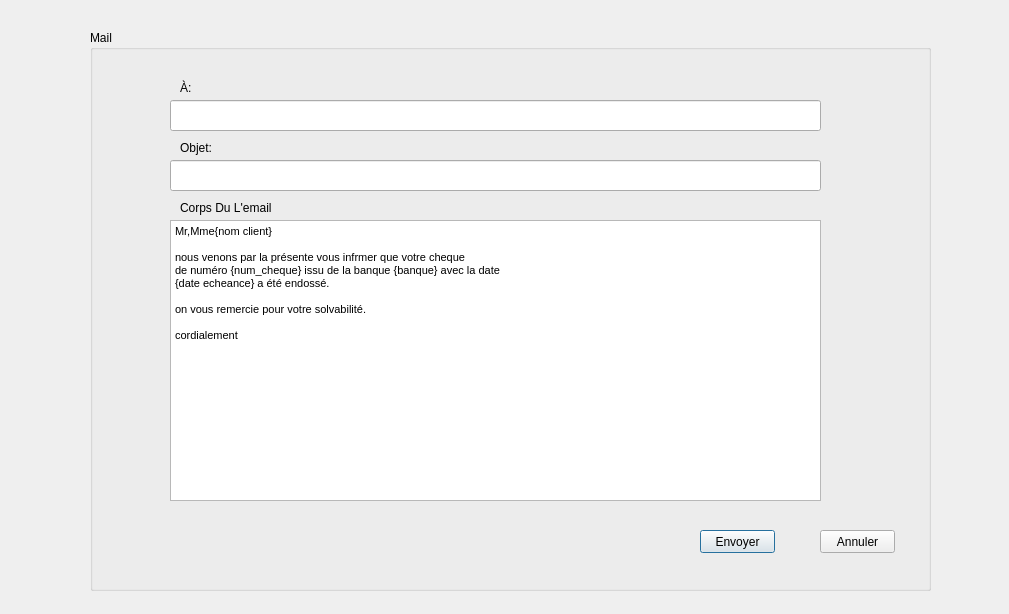
<?xml version="1.0" encoding="UTF-8"?>
<ui version="4.0">
 <class>mail</class>
 <widget class="QDialog" name="mail">
  <property name="geometry">
   <rect>
    <x>0</x>
    <y>0</y>
    <width>1009</width>
    <height>614</height>
   </rect>
  </property>
  <property name="windowTitle">
   <string>Dialog</string>
  </property>
  <widget class="QGroupBox" name="groupBox">
   <property name="geometry">
    <rect>
     <x>90</x>
     <y>30</y>
     <width>841</width>
     <height>561</height>
    </rect>
   </property>
   <property name="title">
    <string>Mail</string>
   </property>
   <widget class="QLineEdit" name="lineEdit">
    <property name="geometry">
     <rect>
      <x>80</x>
      <y>70</y>
      <width>651</width>
      <height>31</height>
     </rect>
    </property>
   </widget>
   <widget class="QLabel" name="label">
    <property name="geometry">
     <rect>
      <x>90</x>
      <y>50</y>
      <width>16</width>
      <height>16</height>
     </rect>
    </property>
    <property name="text">
     <string>À:</string>
    </property>
   </widget>
   <widget class="QLabel" name="label_2">
    <property name="geometry">
     <rect>
      <x>90</x>
      <y>110</y>
      <width>31</width>
      <height>16</height>
     </rect>
    </property>
    <property name="text">
     <string>Objet:</string>
    </property>
   </widget>
   <widget class="QLineEdit" name="lineEdit_2">
    <property name="geometry">
     <rect>
      <x>80</x>
      <y>130</y>
      <width>651</width>
      <height>31</height>
     </rect>
    </property>
   </widget>
   <widget class="QLabel" name="label_3">
    <property name="geometry">
     <rect>
      <x>90</x>
      <y>170</y>
      <width>91</width>
      <height>16</height>
     </rect>
    </property>
    <property name="text">
     <string>Corps Du L'email:</string>
    </property>
   </widget>
   <widget class="QPushButton" name="send">
    <property name="geometry">
     <rect>
      <x>610</x>
      <y>500</y>
      <width>75</width>
      <height>23</height>
     </rect>
    </property>
    <property name="text">
     <string>Envoyer</string>
    </property>
   </widget>
   <widget class="QPushButton" name="anuler_34">
    <property name="geometry">
     <rect>
      <x>730</x>
      <y>500</y>
      <width>75</width>
      <height>23</height>
     </rect>
    </property>
    <property name="text">
     <string>Annuler</string>
    </property>
   </widget>
   <widget class="QTextEdit" name="textEdit">
    <property name="geometry">
     <rect>
      <x>80</x>
      <y>190</y>
      <width>651</width>
      <height>281</height>
     </rect>
    </property>
    <property name="html">
     <string>&lt;!DOCTYPE HTML PUBLIC &quot;-//W3C//DTD HTML 4.0//EN&quot; &quot;http://www.w3.org/TR/REC-html40/strict.dtd&quot;&gt;
&lt;html&gt;&lt;head&gt;&lt;meta name=&quot;qrichtext&quot; content=&quot;1&quot; /&gt;&lt;style type=&quot;text/css&quot;&gt;
p, li { white-space: pre-wrap; }
&lt;/style&gt;&lt;/head&gt;&lt;body style=&quot; font-family:'MS Shell Dlg 2'; font-size:8.25pt; font-weight:400; font-style:normal;&quot;&gt;
&lt;p style=&quot; margin-top:0px; margin-bottom:0px; margin-left:0px; margin-right:0px; -qt-block-indent:0; text-indent:0px;&quot;&gt;&lt;span style=&quot; font-family:'MS Shell Dlg 2';&quot;&gt;Mr,Mme{nom client}&lt;/span&gt;&lt;/p&gt;
&lt;p style=&quot;-qt-paragraph-type:empty; margin-top:0px; margin-bottom:0px; margin-left:0px; margin-right:0px; -qt-block-indent:0; text-indent:0px; font-family:'MS Shell Dlg 2';&quot;&gt;&lt;br /&gt;&lt;/p&gt;
&lt;p style=&quot; margin-top:0px; margin-bottom:0px; margin-left:0px; margin-right:0px; -qt-block-indent:0; text-indent:0px;&quot;&gt;&lt;span style=&quot; font-family:'MS Shell Dlg 2';&quot;&gt;nous venons par la présente vous infrmer que votre cheque &lt;/span&gt;&lt;/p&gt;
&lt;p style=&quot; margin-top:0px; margin-bottom:0px; margin-left:0px; margin-right:0px; -qt-block-indent:0; text-indent:0px;&quot;&gt;&lt;span style=&quot; font-family:'MS Shell Dlg 2';&quot;&gt;de numéro {num_cheque} issu de la banque {banque} avec la date &lt;/span&gt;&lt;/p&gt;
&lt;p style=&quot; margin-top:0px; margin-bottom:0px; margin-left:0px; margin-right:0px; -qt-block-indent:0; text-indent:0px;&quot;&gt;&lt;span style=&quot; font-family:'MS Shell Dlg 2';&quot;&gt;{date echeance} a été endossé.&lt;/span&gt;&lt;/p&gt;
&lt;p style=&quot;-qt-paragraph-type:empty; margin-top:0px; margin-bottom:0px; margin-left:0px; margin-right:0px; -qt-block-indent:0; text-indent:0px; font-family:'MS Shell Dlg 2';&quot;&gt;&lt;br /&gt;&lt;/p&gt;
&lt;p style=&quot; margin-top:0px; margin-bottom:0px; margin-left:0px; margin-right:0px; -qt-block-indent:0; text-indent:0px;&quot;&gt;&lt;span style=&quot; font-family:'MS Shell Dlg 2';&quot;&gt;on vous remercie pour votre solvabilité.&lt;/span&gt;&lt;/p&gt;
&lt;p style=&quot;-qt-paragraph-type:empty; margin-top:0px; margin-bottom:0px; margin-left:0px; margin-right:0px; -qt-block-indent:0; text-indent:0px; font-family:'MS Shell Dlg 2';&quot;&gt;&lt;br /&gt;&lt;/p&gt;
&lt;p style=&quot; margin-top:0px; margin-bottom:0px; margin-left:0px; margin-right:0px; -qt-block-indent:0; text-indent:0px;&quot;&gt;&lt;span style=&quot; font-family:'MS Shell Dlg 2';&quot;&gt;cordialement&lt;/span&gt;&lt;/p&gt;
&lt;p style=&quot;-qt-paragraph-type:empty; margin-top:0px; margin-bottom:0px; margin-left:0px; margin-right:0px; -qt-block-indent:0; text-indent:0px; font-family:'MS Shell Dlg 2';&quot;&gt;&lt;br /&gt;&lt;/p&gt;
&lt;p style=&quot;-qt-paragraph-type:empty; margin-top:0px; margin-bottom:0px; margin-left:0px; margin-right:0px; -qt-block-indent:0; text-indent:0px; font-family:'MS Shell Dlg 2';&quot;&gt;&lt;br /&gt;&lt;/p&gt;&lt;/body&gt;&lt;/html&gt;</string>
    </property>
   </widget>
  </widget>
 </widget>
 <resources/>
 <connections/>
</ui>
